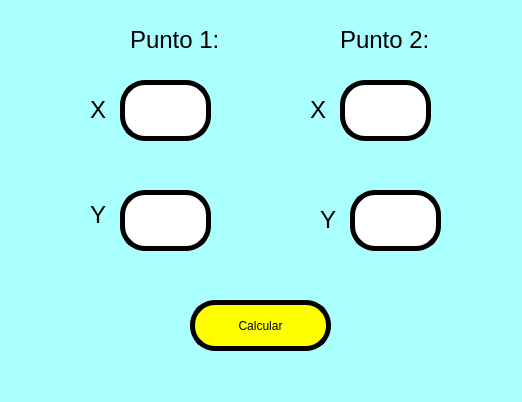
<?xml version="1.0" encoding="UTF-8"?>
<ui version="4.0">
 <class>MainWindow</class>
 <widget class="QMainWindow" name="MainWindow">
  <property name="geometry">
   <rect>
    <x>0</x>
    <y>0</y>
    <width>522</width>
    <height>402</height>
   </rect>
  </property>
  <property name="windowTitle">
   <string>MainWindow</string>
  </property>
  <property name="styleSheet">
   <string notr="true">background-color: rgb(170, 255, 255);</string>
  </property>
  <widget class="QWidget" name="centralwidget">
   <widget class="QPushButton" name="btn_Calcular">
    <property name="geometry">
     <rect>
      <x>190</x>
      <y>300</y>
      <width>141</width>
      <height>51</height>
     </rect>
    </property>
    <property name="styleSheet">
     <string notr="true">font: 11pt &quot;MS Shell Dlg 2&quot;;
background-color: rgb(255, 255, 0);
background-color: rgb(255, 255, 0);
border-radius: 25px;
border: 5px solid black;</string>
    </property>
    <property name="text">
     <string>Calcular</string>
    </property>
   </widget>
   <widget class="QLabel" name="label">
    <property name="geometry">
     <rect>
      <x>90</x>
      <y>200</y>
      <width>21</width>
      <height>31</height>
     </rect>
    </property>
    <property name="styleSheet">
     <string notr="true">background-color: rgb(255, 255, 127);
background-color: rgb(170, 255, 255);
font: 11pt &quot;MS Shell Dlg 2&quot;;
font: 10pt &quot;MS Shell Dlg 2&quot;;</string>
    </property>
    <property name="text">
     <string>&lt;html&gt;&lt;head/&gt;&lt;body&gt;&lt;p&gt;&lt;span style=&quot; font-size:18pt;&quot;&gt;Y&lt;/span&gt;&lt;/p&gt;&lt;/body&gt;&lt;/html&gt;</string>
    </property>
   </widget>
   <widget class="QLabel" name="label_2">
    <property name="geometry">
     <rect>
      <x>320</x>
      <y>200</y>
      <width>21</width>
      <height>41</height>
     </rect>
    </property>
    <property name="styleSheet">
     <string notr="true">font: 10pt &quot;MS Shell Dlg 2&quot;;

font: 10pt &quot;MS Shell Dlg 2&quot;;
</string>
    </property>
    <property name="text">
     <string>&lt;html&gt;&lt;head/&gt;&lt;body&gt;&lt;p&gt;&lt;span style=&quot; font-size:18pt;&quot;&gt;Y&lt;/span&gt;&lt;/p&gt;&lt;/body&gt;&lt;/html&gt;</string>
    </property>
   </widget>
   <widget class="QLineEdit" name="txtx">
    <property name="geometry">
     <rect>
      <x>120</x>
      <y>80</y>
      <width>91</width>
      <height>61</height>
     </rect>
    </property>
    <property name="styleSheet">
     <string notr="true">background-color: rgb(255, 255, 255);
background-color: rgb(85, 255, 255);
background-color: rgb(255, 255, 255);
border-radius: 25px;
border: 5px solid black;</string>
    </property>
   </widget>
   <widget class="QLineEdit" name="txtx2">
    <property name="geometry">
     <rect>
      <x>340</x>
      <y>80</y>
      <width>91</width>
      <height>61</height>
     </rect>
    </property>
    <property name="styleSheet">
     <string notr="true">background-color: rgb(255, 255, 255);
background-color: rgb(85, 255, 255);
background-color: rgb(255, 255, 255);
border-radius: 25px;
border: 5px solid black;</string>
    </property>
   </widget>
   <widget class="QLineEdit" name="txty">
    <property name="geometry">
     <rect>
      <x>120</x>
      <y>190</y>
      <width>91</width>
      <height>61</height>
     </rect>
    </property>
    <property name="styleSheet">
     <string notr="true">background-color: rgb(255, 255, 255);
background-color: rgb(85, 255, 255);
background-color: rgb(255, 255, 255);
border-radius: 25px;
border: 5px solid black;</string>
    </property>
   </widget>
   <widget class="QLabel" name="label_4">
    <property name="geometry">
     <rect>
      <x>90</x>
      <y>90</y>
      <width>21</width>
      <height>41</height>
     </rect>
    </property>
    <property name="styleSheet">
     <string notr="true">font: 10pt &quot;MS Shell Dlg 2&quot;;

font: 10pt &quot;MS Shell Dlg 2&quot;;
</string>
    </property>
    <property name="text">
     <string>&lt;html&gt;&lt;head/&gt;&lt;body&gt;&lt;p&gt;&lt;span style=&quot; font-size:18pt;&quot;&gt;X&lt;/span&gt;&lt;/p&gt;&lt;/body&gt;&lt;/html&gt;</string>
    </property>
   </widget>
   <widget class="QLabel" name="label_5">
    <property name="geometry">
     <rect>
      <x>130</x>
      <y>20</y>
      <width>91</width>
      <height>41</height>
     </rect>
    </property>
    <property name="styleSheet">
     <string notr="true">font: 10pt &quot;MS Shell Dlg 2&quot;;

font: 10pt &quot;MS Shell Dlg 2&quot;;
</string>
    </property>
    <property name="text">
     <string>&lt;html&gt;&lt;head/&gt;&lt;body&gt;&lt;p&gt;&lt;span style=&quot; font-size:18pt;&quot;&gt;Punto 1:&lt;/span&gt;&lt;/p&gt;&lt;/body&gt;&lt;/html&gt;</string>
    </property>
   </widget>
   <widget class="QLabel" name="label_3">
    <property name="geometry">
     <rect>
      <x>310</x>
      <y>90</y>
      <width>21</width>
      <height>41</height>
     </rect>
    </property>
    <property name="styleSheet">
     <string notr="true">font: 10pt &quot;MS Shell Dlg 2&quot;;

font: 10pt &quot;MS Shell Dlg 2&quot;;
</string>
    </property>
    <property name="text">
     <string>&lt;html&gt;&lt;head/&gt;&lt;body&gt;&lt;p&gt;&lt;span style=&quot; font-size:18pt;&quot;&gt;X&lt;/span&gt;&lt;/p&gt;&lt;/body&gt;&lt;/html&gt;</string>
    </property>
   </widget>
   <widget class="QLabel" name="label_7">
    <property name="geometry">
     <rect>
      <x>340</x>
      <y>20</y>
      <width>91</width>
      <height>41</height>
     </rect>
    </property>
    <property name="styleSheet">
     <string notr="true">font: 10pt &quot;MS Shell Dlg 2&quot;;

font: 10pt &quot;MS Shell Dlg 2&quot;;
</string>
    </property>
    <property name="text">
     <string>&lt;html&gt;&lt;head/&gt;&lt;body&gt;&lt;p&gt;&lt;span style=&quot; font-size:18pt;&quot;&gt;Punto 2:&lt;/span&gt;&lt;/p&gt;&lt;/body&gt;&lt;/html&gt;</string>
    </property>
   </widget>
   <widget class="QLineEdit" name="txty2">
    <property name="geometry">
     <rect>
      <x>350</x>
      <y>190</y>
      <width>91</width>
      <height>61</height>
     </rect>
    </property>
    <property name="styleSheet">
     <string notr="true">background-color: rgb(255, 255, 255);
background-color: rgb(85, 255, 255);
background-color: rgb(255, 255, 255);
border-radius: 25px;
border: 5px solid black;</string>
    </property>
   </widget>
  </widget>
  <widget class="QMenuBar" name="menubar">
   <property name="geometry">
    <rect>
     <x>0</x>
     <y>0</y>
     <width>522</width>
     <height>21</height>
    </rect>
   </property>
  </widget>
  <widget class="QStatusBar" name="statusbar"/>
 </widget>
 <resources/>
 <connections/>
</ui>
